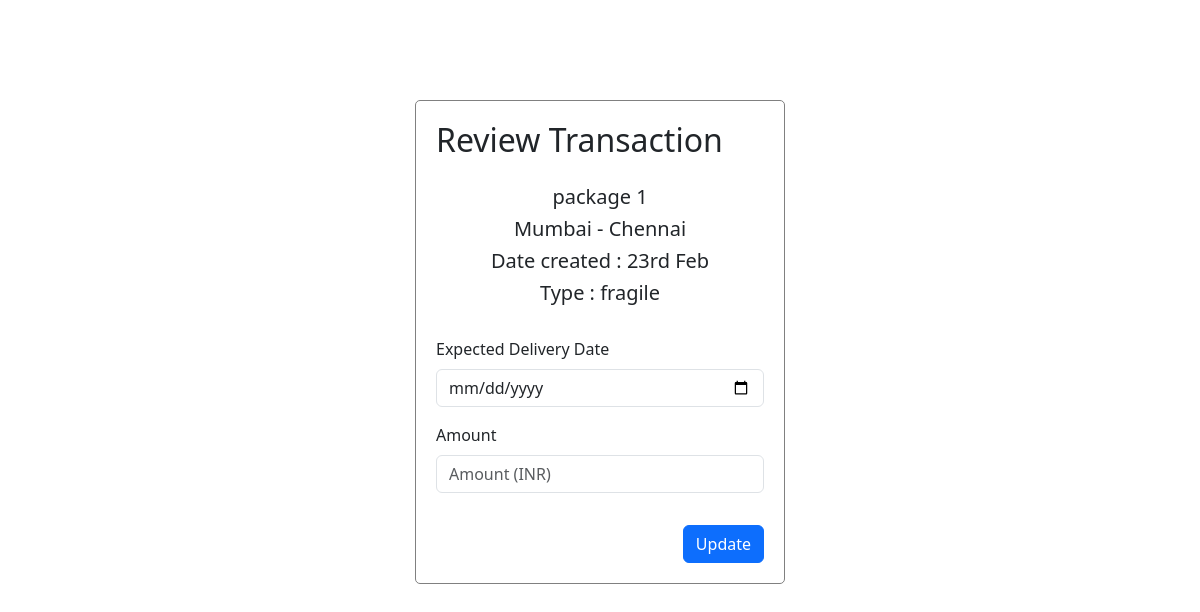
Page /review/1 on the earlier database version.
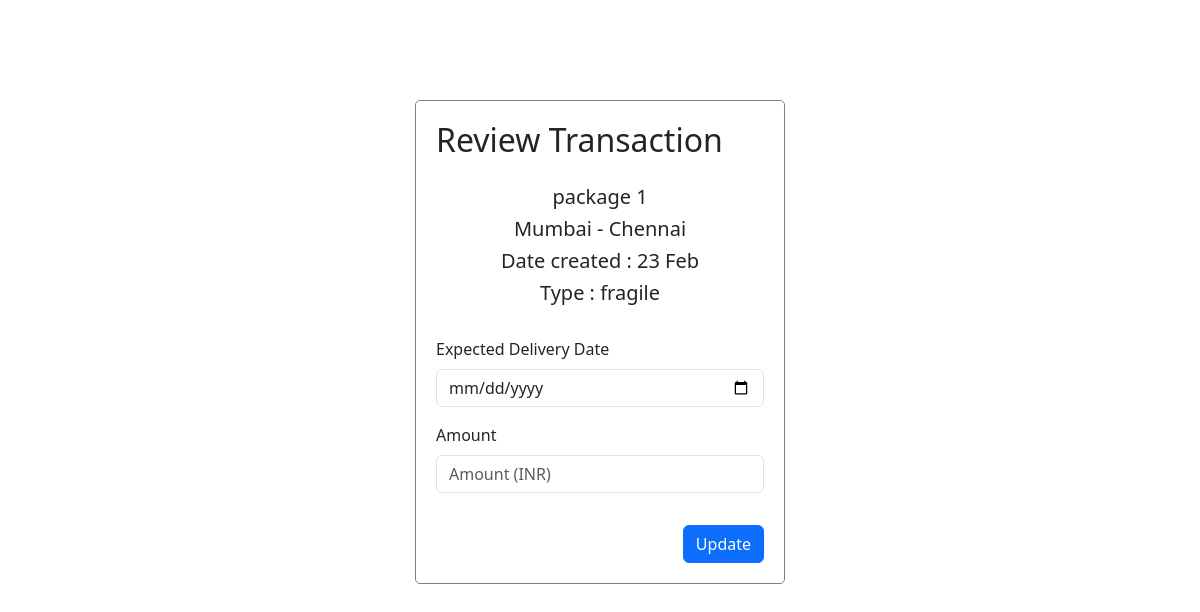
Same page on the later database version.
### application/models.py (models this page shows)
class Transaction(db.Model):
  id = db.Column(db.Integer(), primary_key = True)
  t_name = db.Column(db.String(), nullable = False)
  t_type = db.Column(db.String(), nullable = False)
  t_date = db.Column(db.String(), nullable = False)
  delivery_date = db.Column(db.String(), default = 'to be updated')
  s_city = db.Column(db.String(), nullable = False)
  d_city = db.Column(db.String(), nullable = False)
  internal_status = db.Column(db.String(), default= 'requested')
  delivery_status = db.Column(db.String(), default= 'in-process')
  description = db.Column(db.String())
  amount = db.Column(db.Integer(), default = 1000)
  user_id = db.Column(db.Integer(), db.ForeignKey("user.id"))

### application/controllers.py (the view, shortened to what this page needs)
@app.route('/review/<int:trans_id>', methods = ["GET", "POST"])
def review(trans_id):
  this_trans = Transaction.query.get(trans_id)
  return render_template("review-transaction.html", trans = this_trans)

### templates/review-transaction.html (shortened to what this page needs)
<!DOCTYPE html>
<html lang="en">
<head>
  <link rel="stylesheet" href="../static/style.css">
  <link href="https://cdn.jsdelivr.net/npm/bootstrap@5.3.3/dist/css/bootstrap.min.css" rel="stylesheet">
</head>
<body>
  <div id="main">
    <div id="canvas">
      <div id="form-body" style="height: fit-content; padding: 20px;">
        <h2 class="headings" style="padding: 0px 0px 2px 0px; margin: 0px;">Review Transaction</h2>
        <br>
        <div style="text-align: center;">
          <h5>{{trans.t_name}}</h5>
          <h5>{{trans.s_city}} - {{trans.d_city}}</h5>
          <h5>Date created : {{trans.t_date}}</h5>
          <h5>Type : {{trans.t_type}}</h5>
          <br>
        </div>
        <form class="row g-3" action="/review/{{trans.id}}" method="post">
          <div class="col-md-12">
            <label for="inputDeliveryDate" class="form-label">Expected Delivery Date</label>
            <input type="date" class="form-control" id="inputDeliveryDate" name="delivery_date">
          </div>
          <div class="mb-3">
            <label for="formGroupExampleInput" class="form-label">Amount</label>
            <input type="text" class="form-control" id="formGroupExampleInput" placeholder="Amount (INR)" name="amount">
          </div>
          <div class="col-12" style="text-align: end;">
            <input type="submit" class="btn btn-primary", value="Update">
          </div>
        </form>
      </div>
    </div>
  </div>
</body>
</html>

Differences in the rows shown:
changed Transaction "package 1": t_date "23rd Feb" → "23 Feb"
